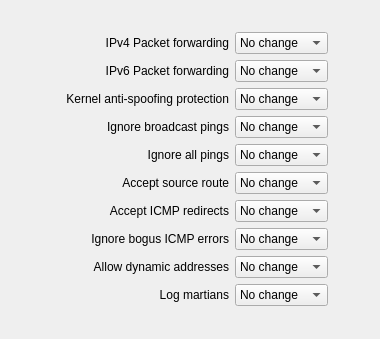
     <widget class="QWidget" name="tab0">
      <attribute name="title">
       <string>Options</string>
      </attribute>
      <layout class="QGridLayout">
       <property name="margin" stdset="0">
        <number>12</number>
       </property>
       <item row="0" column="0" colspan="2">
        <spacer>
         <property name="orientation">
          <enum>Qt::Orientation::Vertical</enum>
         </property>
         <property name="sizeType">
          <enum>QSizePolicy::Policy::Fixed</enum>
         </property>
         <property name="sizeHint" stdset="0">
          <size>
           <width>20</width>
           <height>20</height>
          </size>
         </property>
        </spacer>
       </item>
       <item row="1" column="0" colspan="2">
        <widget class="QLabel" name="label368">
         <property name="text">
          <string>IPv4 Packet forwarding</string>
         </property>
         <property name="alignment">
          <set>Qt::AlignmentFlag::AlignRight|Qt::AlignmentFlag::AlignTrailing|Qt::AlignmentFlag::AlignVCenter</set>
         </property>
         <property name="wordWrap">
          <bool>false</bool>
         </property>
        </widget>
       </item>
       <item row="1" column="2">
        <widget class="QComboBox" name="linux24_ip_forward">
         <item>
          <property name="text">
           <string>No change</string>
          </property>
         </item>
         <item>
          <property name="text">
           <string>On</string>
          </property>
         </item>
         <item>
          <property name="text">
           <string>Off</string>
          </property>
         </item>
        </widget>
       </item>
       <item row="1" column="3" rowspan="7">
        <spacer>
         <property name="orientation">
          <enum>Qt::Orientation::Horizontal</enum>
         </property>
         <property name="sizeType">
          <enum>QSizePolicy::Policy::Expanding</enum>
         </property>
         <property name="sizeHint" stdset="0">
          <size>
           <width>40</width>
           <height>150</height>
          </size>
         </property>
        </spacer>
       </item>
       <item row="2" column="0" colspan="2">
        <widget class="QLabel" name="label368_2">
         <property name="text">
          <string>IPv6 Packet forwarding</string>
         </property>
         <property name="alignment">
          <set>Qt::AlignmentFlag::AlignRight|Qt::AlignmentFlag::AlignTrailing|Qt::AlignmentFlag::AlignVCenter</set>
         </property>
         <property name="wordWrap">
          <bool>false</bool>
         </property>
        </widget>
       </item>
       <item row="2" column="2">
        <widget class="QComboBox" name="linux24_ipv6_forward">
         <item>
          <property name="text">
           <string>No change</string>
          </property>
         </item>
         <item>
          <property name="text">
           <string>On</string>
          </property>
         </item>
         <item>
          <property name="text">
           <string>Off</string>
          </property>
         </item>
        </widget>
       </item>
       <item row="3" column="0" colspan="2">
        <widget class="QLabel" name="label369">
         <property name="text">
          <string>Kernel anti-spoofing protection</string>
         </property>
         <property name="alignment">
          <set>Qt::AlignmentFlag::AlignRight|Qt::AlignmentFlag::AlignTrailing|Qt::AlignmentFlag::AlignVCenter</set>
         </property>
         <property name="wordWrap">
          <bool>false</bool>
         </property>
        </widget>
       </item>
       <item row="3" column="2">
        <widget class="QComboBox" name="linux24_rp_filter">
         <item>
          <property name="text">
           <string>No change</string>
          </property>
         </item>
         <item>
          <property name="text">
           <string>On</string>
          </property>
         </item>
         <item>
          <property name="text">
           <string>Off</string>
          </property>
         </item>
        </widget>
       </item>
       <item row="4" column="0" colspan="2">
        <widget class="QLabel" name="label370">
         <property name="text">
          <string>Ignore broadcast pings</string>
         </property>
         <property name="alignment">
          <set>Qt::AlignmentFlag::AlignRight|Qt::AlignmentFlag::AlignTrailing|Qt::AlignmentFlag::AlignVCenter</set>
         </property>
         <property name="wordWrap">
          <bool>false</bool>
         </property>
        </widget>
       </item>
       <item row="4" column="2">
        <widget class="QComboBox" name="linux24_icmp_echo_ignore_broadcasts">
         <item>
          <property name="text">
           <string>No change</string>
          </property>
         </item>
         <item>
          <property name="text">
           <string>On</string>
          </property>
         </item>
         <item>
          <property name="text">
           <string>Off</string>
          </property>
         </item>
        </widget>
       </item>
       <item row="5" column="0" colspan="2">
        <widget class="QLabel" name="label386">
         <property name="text">
          <string>Ignore all pings</string>
         </property>
         <property name="alignment">
          <set>Qt::AlignmentFlag::AlignRight|Qt::AlignmentFlag::AlignTrailing|Qt::AlignmentFlag::AlignVCenter</set>
         </property>
         <property name="wordWrap">
          <bool>false</bool>
         </property>
        </widget>
       </item>
       <item row="5" column="2">
        <widget class="QComboBox" name="linux24_icmp_echo_ignore_all">
         <item>
          <property name="text">
           <string>No change</string>
          </property>
         </item>
         <item>
          <property name="text">
           <string>On</string>
          </property>
         </item>
         <item>
          <property name="text">
           <string>Off</string>
          </property>
         </item>
        </widget>
       </item>
       <item row="6" column="0" colspan="2">
        <widget class="QLabel" name="label371">
         <property name="text">
          <string>Accept source route</string>
         </property>
         <property name="alignment">
          <set>Qt::AlignmentFlag::AlignRight|Qt::AlignmentFlag::AlignTrailing|Qt::AlignmentFlag::AlignVCenter</set>
         </property>
         <property name="wordWrap">
          <bool>false</bool>
         </property>
        </widget>
       </item>
       <item row="6" column="2">
        <widget class="QComboBox" name="linux24_accept_source_route">
         <item>
          <property name="text">
           <string>No change</string>
          </property>
         </item>
         <item>
          <property name="text">
           <string>On</string>
          </property>
         </item>
         <item>
          <property name="text">
           <string>Off</string>
          </property>
         </item>
        </widget>
       </item>
       <item row="7" column="0" colspan="2">
        <widget class="QLabel" name="label373">
         <property name="text">
          <string>Accept ICMP redirects</string>
         </property>
         <property name="alignment">
          <set>Qt::AlignmentFlag::AlignRight|Qt::AlignmentFlag::AlignTrailing|Qt::AlignmentFlag::AlignVCenter</set>
         </property>
         <property name="wordWrap">
          <bool>false</bool>
         </property>
        </widget>
       </item>
       <item row="7" column="2">
        <widget class="QComboBox" name="linux24_accept_redirects">
         <item>
          <property name="text">
           <string>No change</string>
          </property>
         </item>
         <item>
          <property name="text">
           <string>On</string>
          </property>
         </item>
         <item>
          <property name="text">
           <string>Off</string>
          </property>
         </item>
        </widget>
       </item>
       <item row="8" column="0" colspan="2">
        <widget class="QLabel" name="label374">
         <property name="text">
          <string>Ignore bogus ICMP errors</string>
         </property>
         <property name="alignment">
          <set>Qt::AlignmentFlag::AlignRight|Qt::AlignmentFlag::AlignTrailing|Qt::AlignmentFlag::AlignVCenter</set>
         </property>
         <property name="wordWrap">
          <bool>false</bool>
         </property>
        </widget>
       </item>
       <item row="8" column="2">
        <widget class="QComboBox" name="linux24_icmp_ignore_bogus_error_responses">
         <item>
          <property name="text">
           <string>No change</string>
          </property>
         </item>
         <item>
          <property name="text">
           <string>On</string>
          </property>
         </item>
         <item>
          <property name="text">
           <string>Off</string>
          </property>
         </item>
        </widget>
       </item>
       <item row="9" column="0" colspan="2">
        <widget class="QLabel" name="label375">
         <property name="text">
          <string>Allow dynamic addresses</string>
         </property>
         <property name="alignment">
          <set>Qt::AlignmentFlag::AlignRight|Qt::AlignmentFlag::AlignTrailing|Qt::AlignmentFlag::AlignVCenter</set>
         </property>
         <property name="wordWrap">
          <bool>false</bool>
         </property>
        </widget>
       </item>
       <item row="9" column="2">
        <widget class="QComboBox" name="linux24_ip_dynaddr">
         <item>
          <property name="text">
           <string>No change</string>
          </property>
         </item>
         <item>
          <property name="text">
           <string>On</string>
          </property>
         </item>
         <item>
          <property name="text">
           <string>Off</string>
          </property>
         </item>
        </widget>
       </item>
       <item row="10" column="0">
        <spacer>
         <property name="orientation">
          <enum>Qt::Orientation::Horizontal</enum>
         </property>
         <property name="sizeType">
          <enum>QSizePolicy::Policy::Fixed</enum>
         </property>
         <property name="sizeHint" stdset="0">
          <size>
           <width>141</width>
           <height>21</height>
          </size>
         </property>
        </spacer>
       </item>
       <item row="10" column="1">
        <widget class="QLabel" name="label380">
         <property name="text">
          <string>Log martians</string>
         </property>
         <property name="alignment">
          <set>Qt::AlignmentFlag::AlignRight|Qt::AlignmentFlag::AlignTrailing|Qt::AlignmentFlag::AlignVCenter</set>
         </property>
         <property name="wordWrap">
          <bool>false</bool>
         </property>
        </widget>
       </item>
       <item row="10" column="2">
        <widget class="QComboBox" name="linux24_log_martians">
         <property name="whatsThis">
          <string comment="whats this comment">whats this text</string>
         </property>
         <item>
          <property name="text">
           <string>No change</string>
          </property>
         </item>
         <item>
          <property name="text">
           <string>On</string>
          </property>
         </item>
         <item>
          <property name="text">
           <string>Off</string>
          </property>
         </item>
        </widget>
       </item>
       <item row="11" column="2">
        <spacer>
         <property name="orientation">
          <enum>Qt::Orientation::Vertical</enum>
         </property>
         <property name="sizeType">
          <enum>QSizePolicy::Policy::Expanding</enum>
         </property>
         <property name="sizeHint" stdset="0">
          <size>
           <width>93</width>
           <height>21</height>
          </size>
         </property>
        </spacer>
       </item>
      </layout>
     </widget>
